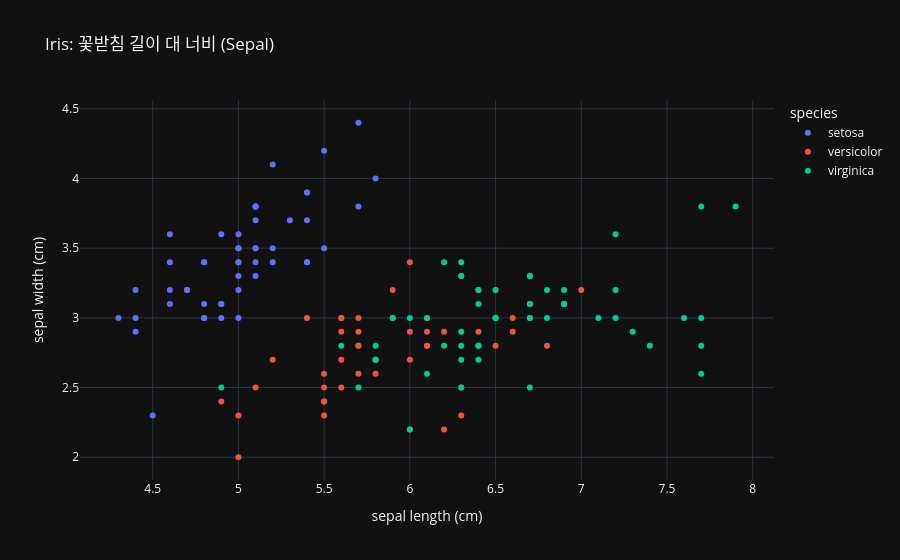

Here is the notebook cell this chart was saved with:
### Code cell
fig = px.scatter(
    df,
    x="sepal length (cm)",
    y="sepal width (cm)",
    color="species",
    title="Iris: 꽃받침 길이 대 너비 (Sepal)"
)
fig.show()

### Figure 1 — Plotly figure (JSON) as saved in the notebook; plotly's stock layout.template omitted (floating-point values rounded to 4 significant figures)
{"data": [{"hovertemplate": "species=setosa<br>sepal length (cm)=%{x}<br>sepal width (cm)=%{y}<extra></extra>", "legendgroup": "setosa", "marker": {"color": "#636efa", "symbol": "circle"}, "mode": "markers", "name": "setosa", "orientation": "v", "showlegend": true, "x": [5.1, 4.9, 4.7, 4.6, 5.0, 5.4, 4.6, 5.0, 4.4, 4.9, 5.4, 4.8, 4.8, 4.3, 5.8, 5.7, 5.4, 5.1, 5.7, 5.1, 5.4, 5.1, 4.6, 5.1, 4.8, 5.0, 5.0, 5.2, 5.2, 4.7, 4.8, 5.4, 5.2, 5.5, 4.9, 5.0, 5.5, 4.9, 4.4, 5.1, 5.0, 4.5, 4.4, 5.0, 5.1, 4.8, 5.1, 4.6, 5.3, 5.0], "xaxis": "x", "y": [3.5, 3.0, 3.2, 3.1, 3.6, 3.9, 3.4, 3.4, 2.9, 3.1, 3.7, 3.4, 3.0, 3.0, 4.0, 4.4, 3.9, 3.5, 3.8, 3.8, 3.4, 3.7, 3.6, 3.3, 3.4, 3.0, 3.4, 3.5, 3.4, 3.2, 3.1, 3.4, 4.1, 4.2, 3.1, 3.2, 3.5, 3.6, 3.0, 3.4, 3.5, 2.3, 3.2, 3.5, 3.8, 3.0, 3.8, 3.2, 3.7, 3.3], "yaxis": "y", "type": "scatter"}, {"hovertemplate": "species=versicolor<br>sepal length (cm)=%{x}<br>sepal width (cm)=%{y}<extra></extra>", "legendgroup": "versicolor", "marker": {"color": "#EF553B", "symbol": "circle"}, "mode": "markers", "name": "versicolor", "orientation": "v", "showlegend": true, "x": [7.0, 6.4, 6.9, 5.5, 6.5, 5.7, 6.3, 4.9, 6.6, 5.2, 5.0, 5.9, 6.0, 6.1, 5.6, 6.7, 5.6, 5.8, 6.2, 5.6, 5.9, 6.1, 6.3, 6.1, 6.4, 6.6, 6.8, 6.7, 6.0, 5.7, 5.5, 5.5, 5.8, 6.0, 5.4, 6.0, 6.7, 6.3, 5.6, 5.5, 5.5, 6.1, 5.8, 5.0, 5.6, 5.7, 5.7, 6.2, 5.1, 5.7], "xaxis": "x", "y": [3.2, 3.2, 3.1, 2.3, 2.8, 2.8, 3.3, 2.4, 2.9, 2.7, 2.0, 3.0, 2.2, 2.9, 2.9, 3.1, 3.0, 2.7, 2.2, 2.5, 3.2, 2.8, 2.5, 2.8, 2.9, 3.0, 2.8, 3.0, 2.9, 2.6, 2.4, 2.4, 2.7, 2.7, 3.0, 3.4, 3.1, 2.3, 3.0, 2.5, 2.6, 3.0, 2.6, 2.3, 2.7, 3.0, 2.9, 2.9, 2.5, 2.8], "yaxis": "y", "type": "scatter"}, {"hovertemplate": "species=virginica<br>sepal length (cm)=%{x}<br>sepal width (cm)=%{y}<extra></extra>", "legendgroup": "virginica", "marker": {"color": "#00cc96", "symbol": "circle"}, "mode": "markers", "name": "virginica", "orientation": "v", "showlegend": true, "x": [6.3, 5.8, 7.1, 6.3, 6.5, 7.6, 4.9, 7.3, 6.7, 7.2, 6.5, 6.4, 6.8, 5.7, 5.8, 6.4, 6.5, 7.7, 7.7, 6.0, 6.9, 5.6, 7.7, 6.3, 6.7, 7.2, 6.2, 6.1, 6.4, 7.2, 7.4, 7.9, 6.4, 6.3, 6.1, 7.7, 6.3, 6.4, 6.0, 6.9, 6.7, 6.9, 5.8, 6.8, 6.7, 6.7, 6.3, 6.5, 6.2, 5.9], "xaxis": "x", "y": [3.3, 2.7, 3.0, 2.9, 3.0, 3.0, 2.5, 2.9, 2.5, 3.6, 3.2, 2.7, 3.0, 2.5, 2.8, 3.2, 3.0, 3.8, 2.6, 2.2, 3.2, 2.8, 2.8, 2.7, 3.3, 3.2, 2.8, 3.0, 2.8, 3.0, 2.8, 3.8, 2.8, 2.8, 2.6, 3.0, 3.4, 3.1, 3.0, 3.1, 3.1, 3.1, 2.7, 3.2, 3.3, 3.0, 2.5, 3.0, 3.4, 3.0], "yaxis": "y", "type": "scatter"}], "layout": {"xaxis": {"anchor": "y", "domain": [0.0, 1.0], "title": {"text": "sepal length (cm)"}}, "yaxis": {"anchor": "x", "domain": [0.0, 1.0], "title": {"text": "sepal width (cm)"}}, "legend": {"title": {"text": "species"}, "tracegroupgap": 0}, "title": {"text": "Iris: 꽃받침 길이 대 너비 (Sepal)"}}}
